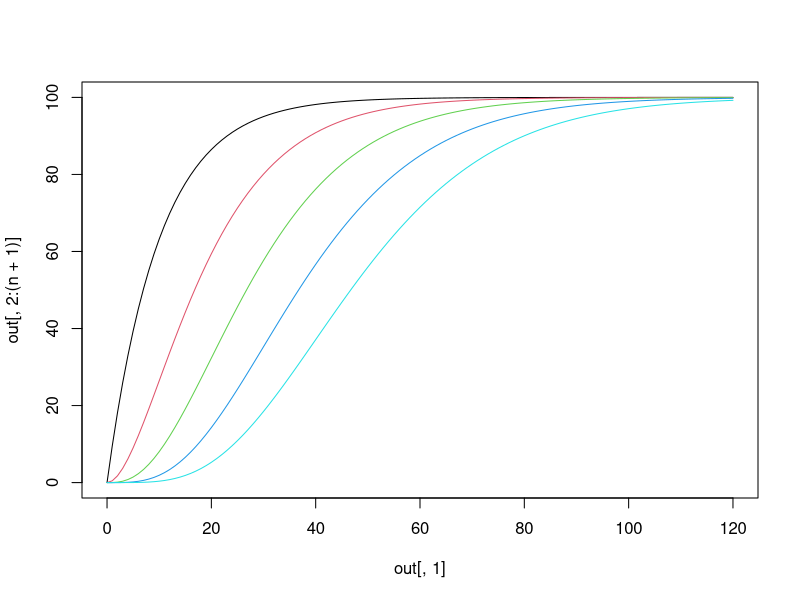

This figure's R source:
## ---- chunk 1
library(deSolve)

## ---- chunk 2

physy <- function(t, X, parameters){
  
  with(as.list(c(parameters)), {
    
    dX <- numeric(n)
    
    dX[1] <- (u * K[1]) - (X[1] * K[1])
    
    # dX[2] <- (X[1] * K[1]) - (X[2] * K[2])
    
    for (i in 2:n) {
      dX[i] <- (K[i-1] * X[i-1]) - (X[i] * K[i])
      # print(X)
    }
    
    return(list(dX))
  })
  
}

# set up the K matrix
n <- 5 # number of compartments

k <- 0.1

K <- rep(k, n) * 1

parameters <- c(u = 100, K = K, n = n)
state <- rep(0, n)
times <- seq(0, 120, by = 1)

out <- ode(y = state, times = times, func = physy, parms = parameters)

matplot(out[,1], out[,2:(n+1)], type = "l", lty = 1, pch = NA)
